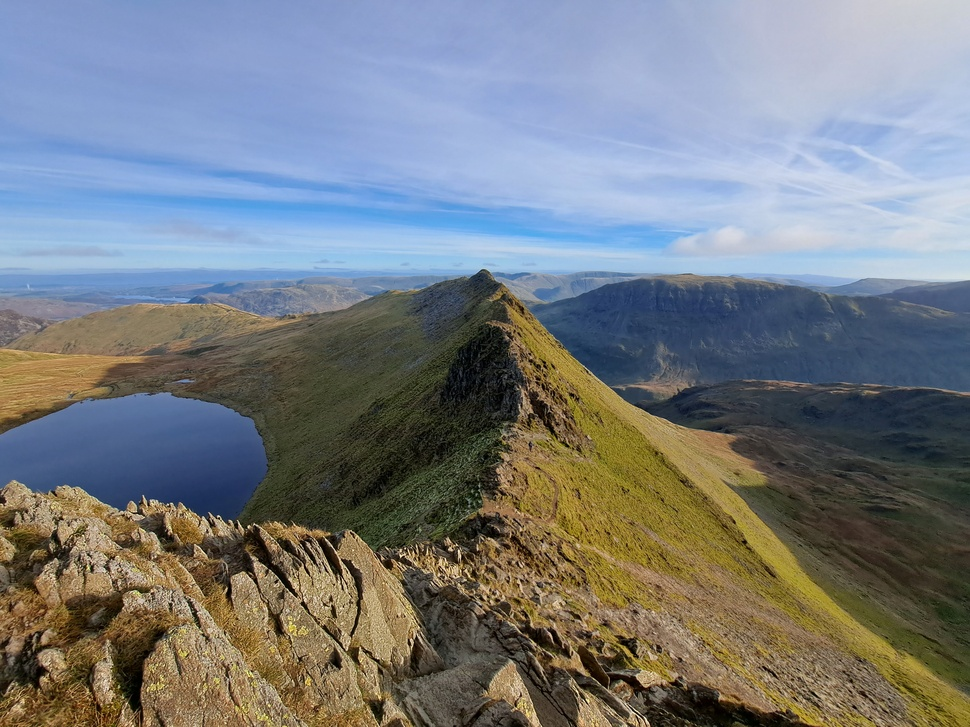
#> input picture helvellyn.jpg, 970 x 727 px, shrunk from 4000 x 3000 before the run
$ jupyter execute '图像分割.ipynb'
#> lines starting #> are read from the running program, lines starting #| are printed output that depends on the picture
[cell 1]
import matplotlib.pyplot as plt
from mpl_toolkits.mplot3d import Axes3D
import numpy as np
import cv2
import random

[cell 2]
def import_image(filename):
#> called with filename = 'helvellyn.jpg'
    img = cv2.imread(filename)
#> img is the input picture: shape (727, 970, 3); mean B, G, R 128.8, 124.5, 119.5
    img = cv2.cvtColor(img,cv2.COLOR_BGR2RGB)
    return img
img = import_image("helvellyn.jpg")
plt.axis("off")
plt.imshow(img)

[cell 3]
img = import_image("helvellyn.jpg")
r,g,b = cv2.split(img)
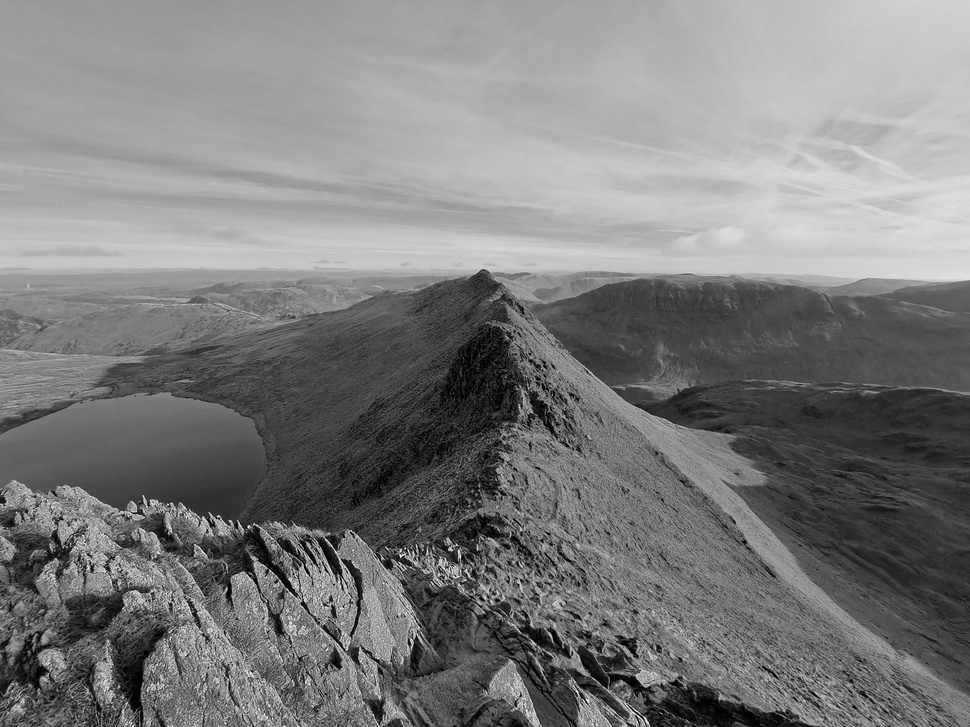
#> g: shape (727, 970); min 0, max 253, mean 124.5
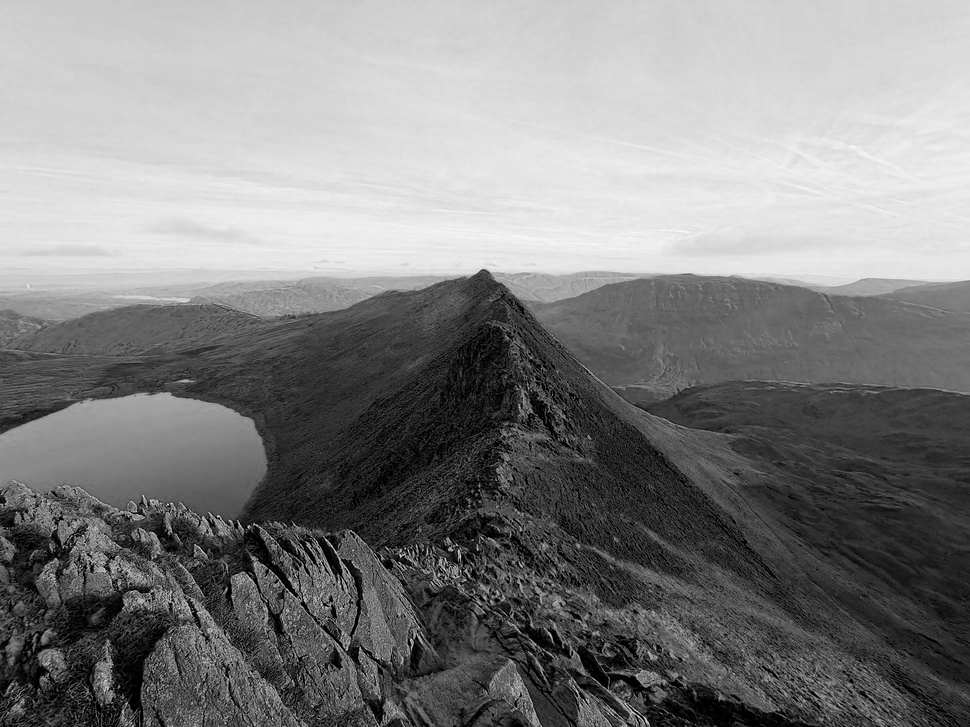
#> b: shape (727, 970); min 0, max 249, mean 128.8
r = r.flatten()[1::50]
#> r = 14104 values, max 255 at index 12092, min 0 at index 7324, mean 119.6
g = g.flatten()[1::50]
#> g = 14104 values, max 242 at index 12092, min 0 at index 7324, mean 124.7
b = b.flatten()[1::50]
#> b = 14104 values, max 247 at index 4495, min 0 at index 6005, mean 128.8
print(f"{len(r)} total pixels,only {len(r) / 50} are shown" )
#| 14104 total pixels,only 282.08 are shown
fig = plt.figure()
ax = fig.add_subplot(projection="3d")
ax.scatter(r,g,b,s=0.3,linewidths=0)
ax.set_xlabel("Red")
ax.set_ylabel("Green")
ax.set_zlabel("Blue")
plt.savefig("pixels_in_3d_space.png",format="png",dpi=600)
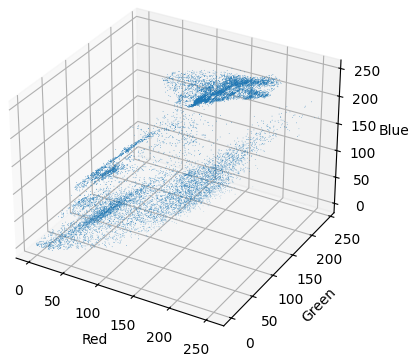
#> figure drawn by matplotlib, 1 panel

[cell 4]
img = import_image("bird-small.jpg")
#> call 3 of import_image, with filename = 'bird-small.jpg'
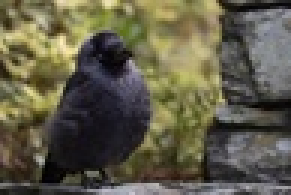
#> input picture bird-small.jpg, 97 x 65 px, shrunk from 400 x 267 before the run (shown 3 times larger)
#> in import_image, img is the input picture: shape (65, 97, 3); mean B, G, R 73.3, 92.9, 96.8
plt.axis('off')
plt.imshow(img);

print(f"dimensions: {img.shape}")
#| dimensions: (65, 97, 3)

# split into channels
r, g, b = cv2.split(img)
#> r: shape (65, 97)
#> g: shape (65, 97)
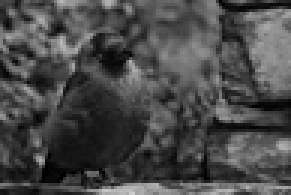
#> b: shape (65, 97) (shown 3 times larger); min 0, max 206, mean 73.3

# reformat pixel colours into 1xn array
r = np.array(r.flatten())
#> r = 6305 values, max 253 at index 1378, min 0 at index 5350, mean 96.82
g = np.array(g.flatten())
#> g = 6305 values, max 237 at index 1378, min 0 at index 5834, mean 92.88
b = np.array(b.flatten())
#> b = 6305 values, max 206 at index 6252, min 0 at index 3480, mean 73.27

[cell 5]
def dist(a,b):
    return np.sqrt((a[0] - b[0]) ** 2 + (a[1] - b[1]) ** 2 + (a[2] - b[2]) ** 2)
k = 4
centroids = np.array([ [random.randint(0, 255),
                        random.randint(0, 255),
                        random.randint(0, 255)] for i in range(k)])

# number of pixels in the image
pixels = len(r)
#> pixels = 6305

max_iter = 8
moved = True

iter = 0
while moved and iter <= max_iter:
    iter += 1
    assignment = [0] * pixels
    for i in range(pixels):
        distances = [0] * k
        for j in range(k):
            distances[j] = dist(centroids[j],[r[i],g[i],b[i]])
        nearest = np.argmin(distances)
        assignment[i] = nearest
    prev_centroids = centroids.copy()
    for i in range(k):
        ind = [j for j in range(pixels) if assignment[j] == i]
        if len(ind) != 0:
            centroids[i][0] = np.mean(r[ind])
            centroids[i][1] = np.mean(g[ind])
            centroids[i][2] = np.mean(b[ind])
        else:
            centroids[i][0] = 0
            centroids[i][1] = 0
            centroids[i][2] = 0

    # check if centroids have moved
    if np.array_equal(centroids, prev_centroids):
        moved = False
#> this loop made 9 passes
#> prev_centroids on pass 2: [[169, 162, 96], [0, 0, 0], [187, 180, 138], [84, 80, 66]]
#> after the loop, centroids = [[126, 123, 95], [33, 30, 30], [174, 167, 125], [80, 77, 60]]; iter = 9

[cell 6]
r_copy = np.array(r.copy())
#> r_copy has the same summary as r
g_copy = np.array(g.copy())
#> g_copy has the same summary as g
b_copy = np.array(b.copy())
#> b_copy has the same summary as b

# update pixels to be the colour of their cluster
for i in range(k):
    ind = [j for j in range(pixels) if assignment[j] == i ]

    r_copy[ind] = centroids[i][0]
    g_copy[ind] = centroids[i][1]
    b_copy[ind] = centroids[i][2]
#> after the loop, b_copy = 6305 values, max 125 at index 18, min 30 at index 73, mean 72.73; g_copy = 6305 values, max 167 at index 18, min 30 at index 73, mean 92.48; r_copy = 6305 values, max 174 at index 18, min 33 at index 73, mean 96.14

# compile channels
img2 = np.array([r_copy, g_copy, b_copy])

# transpose to group values into pixels
img2 = img2.transpose()

# reshape list of pixels into height x widgh x channels
img2 = img2.reshape(img.shape)

plt.axis('off')
plt.imshow(img2)

plt.savefig("bird-small(k4).png", format="png", dpi=600)

[cell 7]
# ESTIMATED RUN TIME - depends on size of image - if using images supplied with this notebook, around 30-45 seconds depending
# on value of k chosen. Higher values take longer to run.

img = import_image("corfu.jpg")
#> call 4 of import_image, with filename = 'corfu.jpg'
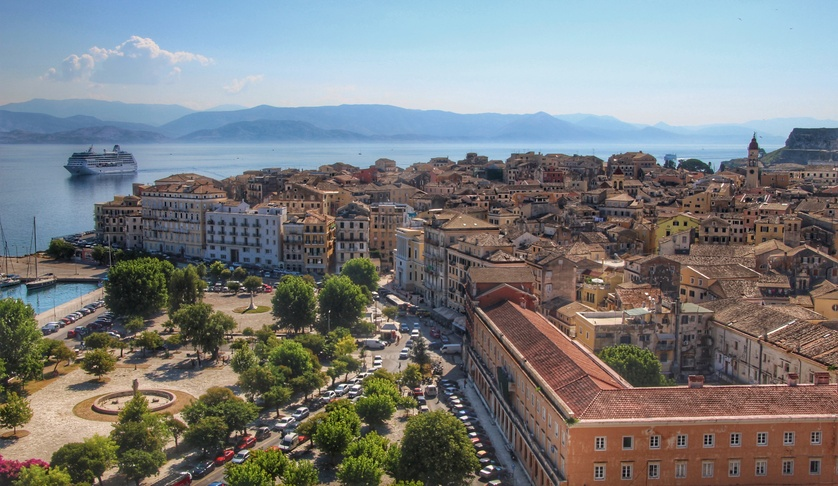
#> input picture corfu.jpg, 838 x 486 px, shrunk from 3456 x 2003 before the run
#> in import_image, img is the input picture: shape (486, 838, 3); mean B, G, R 125.7, 124.7, 122.5

# split image into channels, reformat h x w x c structure
img = np.array(cv2.split(img))
img = img.transpose(1, 2, 0)

# exit conditions
max_iter = 10
moved = True

# number of clusters
k = 4

# initial cluster centres
clusters = [[random.randint(0, 255) for i in range(3)] for j in range(k) ]

# define distance function
def euclidean_distance(a, b):
    return (np.sqrt(np.sum( (b-a)**2, 2)))

# main

iter = 0
while iter <= max_iter and moved == True:
    iter += 1

    # calculate distance between pixels and cluster, for every cluster
    distances = [euclidean_distance(img, clusters[i]) for i in range(k)]

    # index (0, ..., k) of the nearest cluster centre for each pixel
    # produces an array the same shape as the image, instead of pixels,
    # it stores in the index of the nearest cluster
    # this can be used as a mask later on
    nearest = np.argmin(distances, 0)

    prev_clusters = clusters.copy()

    for i in range(k):

        # create 1-hot encoded mask of which pixels belong to the cluster
        ind = np.array( np.where(nearest == i, 1, 0), dtype = bool)

        # apply mask to image to extract subset of pixels
        subset = img[ind]

         # calculate mean of the identified subset - update cluster centres
        clusters[i] = [np.round(np.mean(subset[:,0])), np.round(np.mean(subset[:,1])), np.round(np.mean(subset[:,2]))]

        # remove NaN values - replace with 0
        if np.isnan(clusters[i][0]):
            clusters[i][0] = 0
        if np.isnan(clusters[i][1]):
            clusters[i][1] = 0
        if np.isnan(clusters[i][2]):
            clusters[i][2] = 0

    if clusters == prev_clusters:
        moved = False
#> this loop made 11 passes
#> pass 1, `nearest = np.argmin(distances, 0)`:
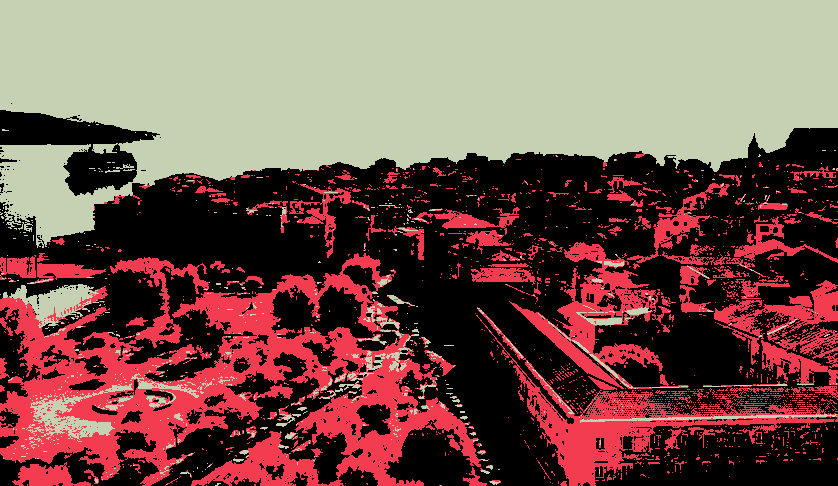
#> nearest: shape (486, 838) int64; 3 distinct labels, from 0 to 3; one colour per label, 0 black
#> pass 3, `nearest = np.argmin(distances, 0)`:
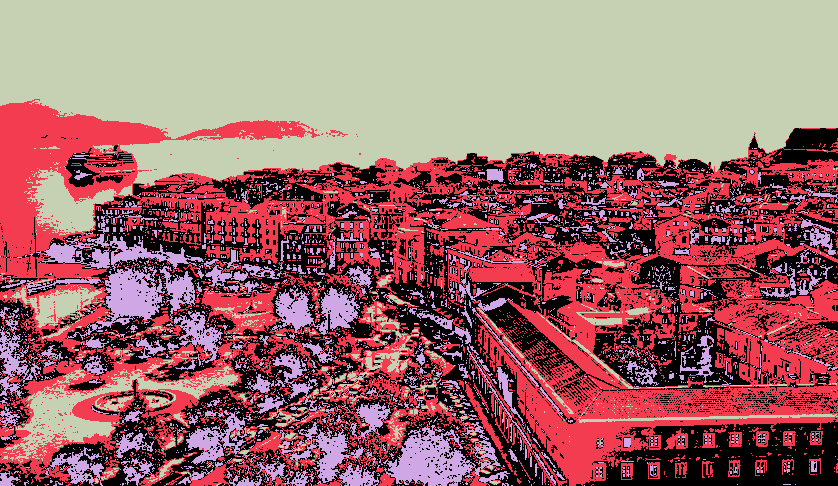
#> nearest: shape (486, 838) int64; 4 distinct labels, from 0 to 3; one colour per label, 0 black
#> after the loop, clusters = [[106, 90, 76], [142, 138, 139], [53, 51, 46], [176, 203, 223]]; iter = 11


# after the final iteration, the cluster centres represent the pixel colour of each cluster
# we apply the final version of the array, nearest, as a mask to sample colours for each pixel

clusters = np.array(clusters, dtype = int)
img2 = clusters[nearest]
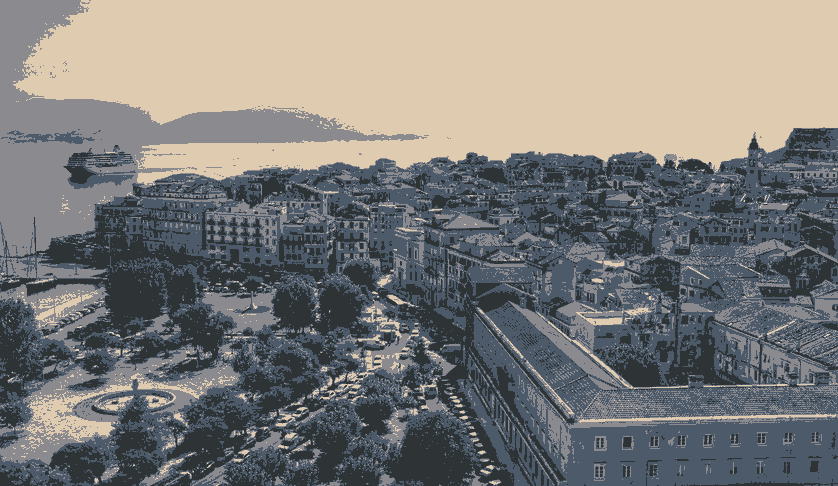
#> img2: shape (486, 838, 3) int64; mean of channels 0, 1, 2 122.5, 124.7, 125.7; drawn as B, G, R

# display image
plt.axis('off')
plt.imshow(img2)

plt.savefig("corfu(k4).png", format="png", dpi=600)
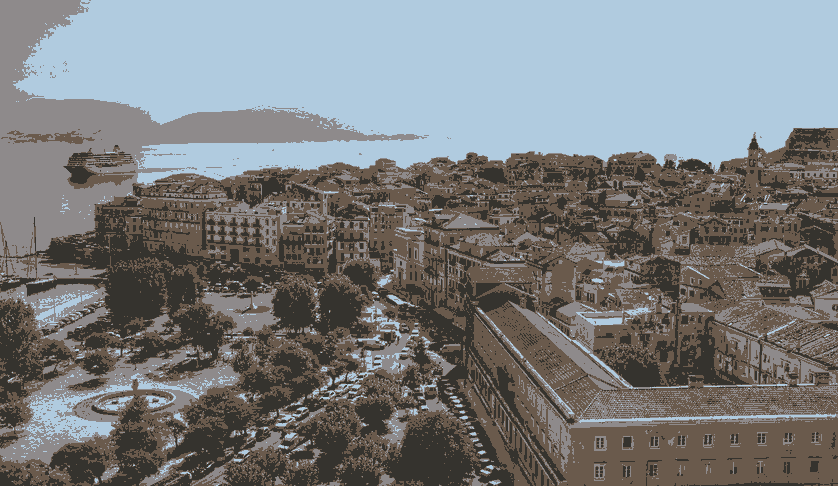
#> shown: shape (486, 838, 3); mean R, G, B 122.5, 124.7, 125.7
